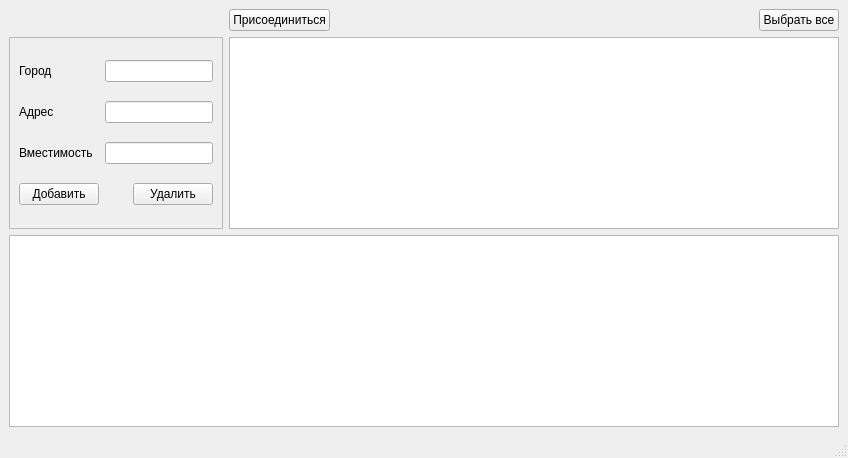
<?xml version="1.0" encoding="UTF-8"?>
<ui version="4.0">
 <class>Places</class>
 <widget class="QMainWindow" name="Places">
  <property name="geometry">
   <rect>
    <x>0</x>
    <y>0</y>
    <width>848</width>
    <height>458</height>
   </rect>
  </property>
  <property name="windowTitle">
   <string>Места</string>
  </property>
  <widget class="QWidget" name="centralwidget">
   <layout class="QGridLayout" name="gridLayout_5">
    <item row="0" column="1">
     <widget class="QPushButton" name="btnConnect_4">
      <property name="text">
       <string>Присоединиться</string>
      </property>
     </widget>
    </item>
    <item row="0" column="2">
     <spacer name="horizontalSpacer">
      <property name="orientation">
       <enum>Qt::Horizontal</enum>
      </property>
      <property name="sizeHint" stdset="0">
       <size>
        <width>343</width>
        <height>20</height>
       </size>
      </property>
     </spacer>
    </item>
    <item row="0" column="3">
     <widget class="QPushButton" name="btnSelectAll_4">
      <property name="text">
       <string>Выбрать все</string>
      </property>
     </widget>
    </item>
    <item row="1" column="0">
     <widget class="QFrame" name="frame">
      <property name="frameShape">
       <enum>QFrame::StyledPanel</enum>
      </property>
      <property name="frameShadow">
       <enum>QFrame::Raised</enum>
      </property>
      <layout class="QGridLayout" name="gridLayout_4">
       <item row="1" column="0">
        <widget class="QLabel" name="lbAddress">
         <property name="text">
          <string>Адрес</string>
         </property>
        </widget>
       </item>
       <item row="0" column="0">
        <widget class="QLabel" name="lbCity">
         <property name="text">
          <string>Город</string>
         </property>
        </widget>
       </item>
       <item row="2" column="1" colspan="2">
        <widget class="QLineEdit" name="leCapacity"/>
       </item>
       <item row="1" column="1" colspan="2">
        <widget class="QLineEdit" name="leAddress"/>
       </item>
       <item row="3" column="2">
        <widget class="QPushButton" name="btnDel_4">
         <property name="text">
          <string>Удалить</string>
         </property>
        </widget>
       </item>
       <item row="0" column="1" colspan="2">
        <widget class="QLineEdit" name="leCity"/>
       </item>
       <item row="3" column="0">
        <widget class="QPushButton" name="btnAdd_4">
         <property name="text">
          <string>Добавить</string>
         </property>
        </widget>
       </item>
       <item row="2" column="0">
        <widget class="QLabel" name="lbCapacity">
         <property name="text">
          <string>Вместимость</string>
         </property>
        </widget>
       </item>
      </layout>
     </widget>
    </item>
    <item row="1" column="1" colspan="3">
     <widget class="QTableWidget" name="twPlaces"/>
    </item>
    <item row="2" column="0" colspan="4">
     <widget class="QTextEdit" name="teResult">
      <property name="readOnly">
       <bool>true</bool>
      </property>
     </widget>
    </item>
   </layout>
  </widget>
  <widget class="QMenuBar" name="menubar">
   <property name="geometry">
    <rect>
     <x>0</x>
     <y>0</y>
     <width>848</width>
     <height>22</height>
    </rect>
   </property>
  </widget>
  <widget class="QStatusBar" name="statusbar"/>
 </widget>
 <resources/>
 <connections/>
</ui>
